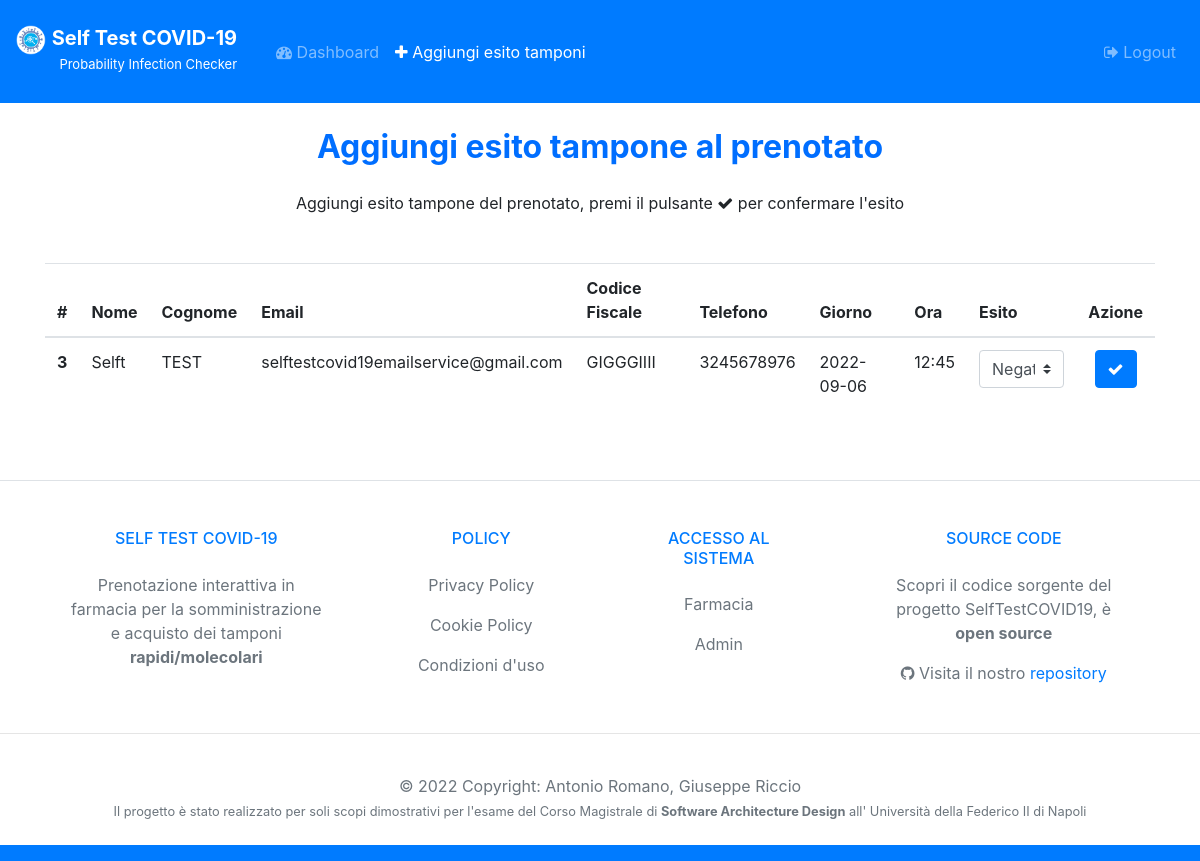
Page /aggiuntaEsitoTamponi (signed in) on the committed database.
### tables this page shows
CREATE TABLE `Prenotazioni` (
	ID INTEGER PRIMARY KEY AUTOINCREMENT,
	Nome VARCHAR(50),
	Cognome VARCHAR(50),
	Email VARCHAR(50),
	CodiceFiscale VARCHAR(36),
	Telefono VARCHAR(10),
	Giorno DATE,
	Ora TIME,
	TipoTampone VARCHAR(10),
	EsitoTampone VARCHAR(20),
	ID_Farmacia INTEGER,
	ID_Paziente INTEGER,
	ID_Tampone INTEGER
);

### controllers/GestioneEsitiTamponiController.py (the view)
def aggiuntaEsitoTamponi():
    if 'loggedin' in session:
        connection = connectDB()
        prenotazioni = connection.execute('SELECT * FROM Prenotazioni WHERE ID_Farmacia = ?',(session['id'],)).fetchall()
        connection.close()
    else:
        return redirect('/loginFarmacia')
    return render_template('/FarmaciaView/aggiuntaEsitoTampone.html', prenotazioni=prenotazioni)

### models/DB.py (called while the page is built)
def connectDB():
    connection = sqlite3.connect('./models/selftestcovid19.db')
    connection.row_factory = sqlite3.Row
    return connection

### templates/FarmaciaView/aggiuntaEsitoTampone.html (shortened to what this page needs)
<!doctype html>
<html lang="it">
<head>
  <link rel="stylesheet" href="https://cdnjs.cloudflare.com/ajax/libs/font-awesome/4.7.0/css/font-awesome.min.css">
  <link rel="stylesheet" href="https://stackpath.bootstrapcdn.com/bootstrap/4.3.1/css/bootstrap.min.css">
</head>
<body>
  <nav class="navbar navbar-expand-lg navbar-dark bg-primary">
    <div style="margin-top: 10px; margin-right: 15px;">
      <a class="navbar-brand" href="#">
        <img src="/static/logo.png" width="30" height="30" alt="">
        <span style="margin-top: 10px; color: white; font-size: 20px ;"><b>Self Test COVID-19</b><br>
          <p style="font-size: small; text-align: right;">Probability Infection Checker</p></a></span>
    </div>
    <div class="collapse navbar-collapse" id="navbarSupportedContent">
      <ul class="navbar-nav mr-auto">
        <li class="nav-item">
          <a class="nav-link" href="/dashboardFarmacia"><i class="fa fa-tachometer" aria-hidden="true"></i> Dashboard
          </a>
        </li>
        <li class="nav-item active">
          <a class="nav-link" href="#"><i class="fa fa-plus" aria-hidden="true"></i> Aggiungi esito tamponi </a>
        </li>
      </ul>
      <ul class="navbar-nav ml-auto">
        <li class="nav-item">
          <a class="nav-link" href="/logout"><i class="fa fa-sign-out" aria-hidden="true"></i> Logout </a>
        </li>
      </ul>
    </div>
  </nav>
  <div class="container">
    <center>
      <h2 class="text-center" style="margin: 25px;"><b><span style="color: #006eff;">
            Aggiungi esito tampone al prenotato</span></b></h2>
      <div class="container">
        <center>
          <h7> Aggiungi esito tampone del prenotato, premi il pulsante <i class="fa fa-check" aria-hidden="true"></i>
            per confermare l'esito</h7>
        </center>
      </div>
      <div class="d-flex justify-content-center mt-5 table-responsive">
        <table class="table">
          <thead>
            <tr>
              <th scope="col">#</th>
              <th scope="col">Nome </th>
              <th scope="col">Cognome</th>
              <th scope="col">Email</th>
              <th scope="col">Codice Fiscale</th>
              <th scope="col">Telefono</th>
              <th scope="col">Giorno</th>
              <th scope="col">Ora</th>
              <th scope="col">Esito</th>
              <th scope="col">Azione</th>
            </tr>
          </thead>
          <tbody>
            {% for prenotazione in prenotazioni %}
            <form action="/{{ prenotazione.ID }}/aggiuntaEsitoTamponi" method="POST">
              <tr>
                <th scope="row">{{ prenotazione.ID }}</th>
                <td>{{ prenotazione.Nome }}</td>
                <td>{{ prenotazione.Cognome }}</td>
                <td>{{ prenotazione.Email }}</td>
                <td>{{ prenotazione.CodiceFiscale }}</td>
                <td>{{ prenotazione.Telefono }}</td>
                <td>{{ prenotazione.Giorno }}</td>
                <td>{{ prenotazione.Ora }}</td>
                <td>
                  <div class="form-group">
                    <select class="custom-select" name="EsitoTampone" id="EsitoTampone">
                      {% if prenotazione.EsitoTampone == "Da effettuare" %}
                      <option value="Da effettuare">Da effettuare</option>
                      <option value="Negativo">Negativo</option>
                      <option value="Positivo">Positivo</option>
                      {% elif prenotazione.EsitoTampone == "Positivo" %}
                      <option value="Positivo">{{ prenotazione.EsitoTampone }}</option>
                      <option value="Negativo">Negativo</option>
                      <option value="Da effettuare">Da effettuare</option>
                      {% else %}
                      <option value="Negativo">{{ prenotazione.EsitoTampone }}</option>
                      {% endif %}
                    </select>
                  </div>
                </td>
                <td>
                  <div class="form-group text-center m">
                    <button type="submit" class="btn btn-primary"><i class="fa fa-check"
                        aria-hidden="true"></i></button>
                  </div>
                </td>
              </tr>
            </form>
          </tbody>
          {% endfor %}
        </table>
      </div>
    </center>
  </div>
</body>
<footer class="text-lg text-lg-start bg-white text-muted">
  <section class="d-flex justify-content-center justify-content-lg-between p-4 border-bottom">
  </section>
  <section class="">
    <div class="container text-center text-md-start mt-5">
      <div class="row mt-3">
        <div class="col-md-3 col-lg-4 col-xl-3 mx-auto mb-4">
          <h6 class="text-uppercase fw-bold mb-4  text-primary">
            Self Test COVID-19
          </h6>
          <p>
            Prenotazione interattiva in farmacia per la somministrazione e acquisto dei tamponi <b>rapidi/molecolari</b>
          </p>
        </div>
        <div class="col-md-2 col-lg-2 col-xl-2 mx-auto mb-4">
          <h6 class="text-uppercase fw-bold mb-4  text-primary">
            Policy
          </h6>
          <p>
            <a href="#!" class="text-reset">Privacy Policy</a>
          </p>
          <p>
            <a href="#!" class="text-reset">Cookie Policy</a>
          </p>
          <p>
            <a href="#!" class="text-reset">Condizioni d'uso</a>
          </p>
        </div>
        <div class="col-md-3 col-lg-2 col-xl-2 mx-auto mb-4">
          <h6 class="text-uppercase fw-bold mb-4  text-primary">
            Accesso al sistema
          </h6>
          <p>
            <a href="/loginFarmacia" class="text-reset">Farmacia</a>
          </p>
          <p>
            <a href="/loginAdmin" class="text-reset">Admin</a>
          </p>
        </div>
        <div class="col-md-4 col-lg-3 col-xl-3 mx-auto mb-md-0 mb-4">
          <h6 class="text-uppercase fw-bold mb-4  text-primary">SOURCE CODE</h6>
          <p>Scopri il codice sorgente del progetto SelfTestCOVID19, è <b>open source</b></p>
          <p><i class="fa fa-github"></i> Visita il nostro <a href="https://github.com/giuseppericcio/SelfTestCovid19">repository</a></p>
        </div>
      </div>
    </div>
  </section>
  <hr>
  <div class="text-center p-4  text-muted" style="background-color: rgba(255, 255, 255, 0.05);">
    © 2022 Copyright:
    <a class="text-muted fw-bold">Antonio Romano, Giuseppe Riccio</a>
    <small id="dateHelp" class="form-text text-muted text-primary">Il progetto è stato realizzato per soli scopi
      dimostrativi per l'esame del Corso Magistrale di <b>Software Architecture Design</b> all' Università della
      Federico II di Napoli</small>
  </div>
</footer>
<nav class="navbar navbar-expand-lg navbar-dark bg-primary">
</nav>
</body>
</html>

### rows in the picture
Prenotazioni: ID "3", Nome "Selft", Cognome "TEST", Email "selftestcovid19emailservice@gmail.com", CodiceFiscale "GIGGGIIII", Telefono "3245678976", Giorno "2022-09-06", Ora "12:45", EsitoTampone "Negativo"
